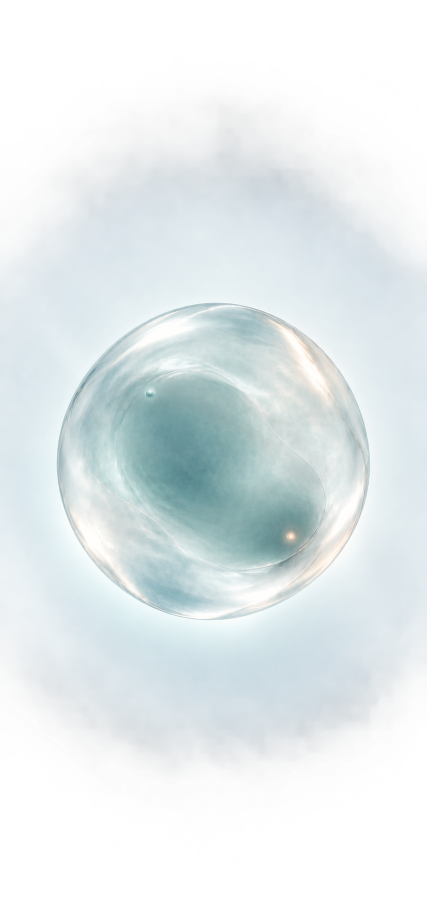
#> input picture assets/waterball-still-v1/static_composite.png, 853 x 1844 px, found by its file name (shown at 1/2 size); the run also reads 1 picture not shown here
$ python build_k2_authority_study.py
#> lines starting #> are read from the running program, lines starting #| are printed output that depends on the picture
#!/usr/bin/env python3
"""Build an A-authority / B-internal-texture verification study.

A is the user-selected static K2 authority. B is only used as a texture and
flow-organization reference inside the interior mask; shell and core remain A.
No runtime, production, or interpolation is implemented here.
"""
from pathlib import Path
import hashlib
import json
import numpy as np
from PIL import Image, ImageFilter

ROOT=Path(__file__).resolve().parents[2]
SOURCE=ROOT/'test/water-orb-still/2p5d-composite-v1'
OUT=Path(__file__).resolve().parent/'k2-authority-study'
BBOX=(88,586,766,1265)
SIZE=360

def read_crop(path):
    return np.asarray(Image.open(path).convert('RGB').crop(BBOX).resize((SIZE,SIZE),Image.Resampling.LANCZOS),dtype=np.float64)/255
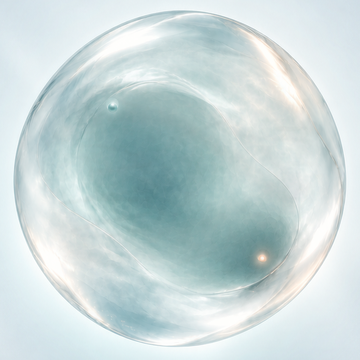
#> returned value: shape (360, 360, 3) float64; mean of channels 0, 1, 2 0.782, 0.846, 0.85; drawn as R, G, B

def save(name,a):
    Image.fromarray(np.uint8(np.clip(a,0,1)*255+0.5),'RGB').save(OUT/name)

def digest(p): return hashlib.sha256(p.read_bytes()).hexdigest()

OUT.mkdir(exist_ok=True)
a=read_crop(SOURCE/'static_composite.png')
b=read_crop(SOURCE/'reference_foundation.png')
Y,X=np.mgrid[:SIZE,:SIZE]
r=np.sqrt((X-(SIZE-1)/2)**2+(Y-(SIZE-1)/2)**2)/(SIZE*.46)
interior=np.clip((.86-r)/.12,0,1)
core_path=ROOT/'verification/final-art-025-material-test/k2-source-study/field-core-mask-candidate.png'
core=np.asarray(Image.open(core_path).convert('RGBA').resize((SIZE,SIZE),Image.Resampling.LANCZOS),dtype=np.float64)/255
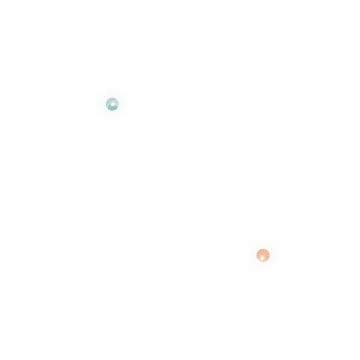
#> input picture verification/final-art-025-material-test/k2-source-study/field-core-mask-candidate.png, 360 x 360 px
source_core=[]
for name in ['07_cool_point_core.png','08_cool_point_glow.png','09_warm_point_core.png','10_warm_point_glow.png']:
#> (the run stopped early here; a loop or call above may not have finished)
